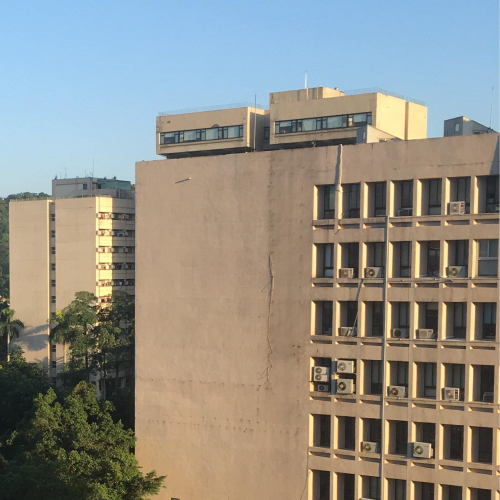
//> input picture houghtransform/ntust.jpg, 500 x 500 px
$ ./main   (built with g++ and OpenCV 4)
//> lines starting //> are read from the running program, lines starting //| are printed output that depends on the picture; after the words box and inside, x2 and y2 are one past the last pixel; in counts of white or black regions, pixels touching at a corner belong together
### houghtransform/hough.h
#ifndef HOUGH_H
#define HOUGH_H

#include <opencv2/opencv.hpp>

void HoughLinesHaha(cv::Mat &image, std::vector<cv::Vec2f> &lines, double rho, double theta, int threshold);

#endif

### houghtransform/hough.cpp
#include "hough.h"

using namespace std;
using namespace cv;

const int edge_color = 255;
const double radian = CV_PI / 180;

void HoughLinesHaha(Mat& source, vector<Vec2f>& lines, double rho, double theta, int threshold)
{
	int image_w = source.cols;
	int image_h = source.rows;
	uchar* image_data = source.data;

	lines.clear();

	//左上為0點 右邊為0度 左邊為179度 右(0)->下(89)->左(179)
	int hough_h = cvCeil(((sqrt(image_w*image_w + image_h * image_h)))/rho);
	int accu_h = cvCeil((hough_h * 2.0));
	int accu_w = CV_PI/theta;

	//int* accu = (int*)calloc(accu_h * accu_w, sizeof(int));
	Mat accu_m(accu_h, accu_w, CV_32S, Scalar(0));//代替calloc
	int* accu_md = (int*)accu_m.data;

	// r-theta space accumulate
	// r|
	//  |
	//  |______
	//       theta
	for (int y = 0; y < image_h; y++)
		for (int x = 0; x < image_w; x++)
			if (image_data[(y*image_w) + x] == edge_color)
				for (double t = 0; t < CV_PI-theta; t += theta)
				{
					int r = cvRound((x * cos(t) + y * sin(t)) / rho);
					int mdx = cvRound(t / theta);
					int mdy = (r + hough_h) * accu_w;//hough_h : offset
					accu_md[mdy + mdx] += 1;
				}

	//高於閾值轉換成線收納
	for (int r = 0; r < accu_h; r++)
		for (int t = 0; t < accu_w; t++)
			if ((int)accu_md[(r*accu_w) + t] >= threshold)
				lines.push_back(Vec2f((r- hough_h)*rho,t*theta));


	Mat rt_space;
	accu_m.convertTo(rt_space, CV_8UC1);
	Mat rt_space_roiA = rt_space(Rect(0, 0, accu_w, hough_h));
	Mat rt_space_roiB = rt_space(Rect(0, hough_h, accu_w, hough_h));
	imshow("roiA", rt_space_roiA);
	imshow("roiB", rt_space_roiB);
}

### houghtransform/main.cpp
#include <opencv2/opencv.hpp>
#include <iostream>
#include "hough.h"

using namespace std;
using namespace cv;

double rho = 1;
double hough_theta = CV_PI / 180;
double hough_threshold = 120;

int main(int argc, char* argv[])
{
	Mat Image = imread("ntust.jpg");
//> Image is the input picture: 500 rows x 500 cols, CV_8UC3; mean B, G, R 134.3, 142.7, 144.5
	Mat GrayImage, GaussImage, CannyImage;
	cvtColor(Image, GrayImage, CV_RGB2GRAY);
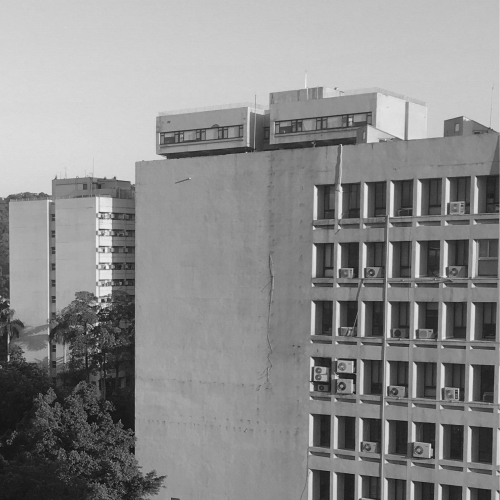
//> GrayImage: 500 rows x 500 cols, CV_8UC1; min 13, max 246, mean 140.4
	GaussianBlur(GrayImage, GaussImage, Size(5, 5), 0, 0);
	Canny(GaussImage, CannyImage, 100, 150);
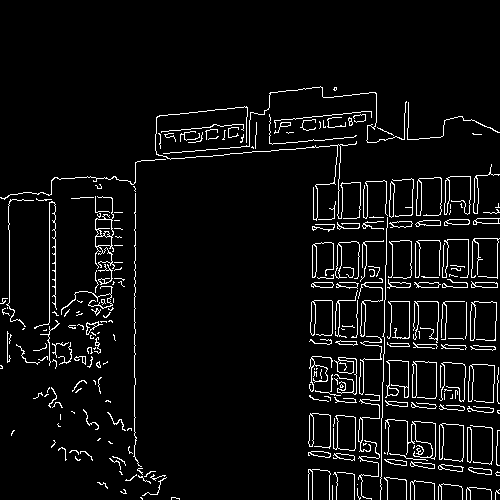
//> CannyImage: 500 rows x 500 cols, CV_8UC1; 5.4% white in thin lines or dots, all inside (x1, y1, x2, y2) = (0, 86, 500, 500)

	vector<Vec2f> Houghlines;
	//OpenCV原版
	HoughLines(CannyImage, Houghlines, rho, hough_theta, hough_threshold);
//> Houghlines = 24 lines (rho, theta), first 12: [389, 0.02], [49, 0], [134, 0], [167, 1.48], [320, 0.02], [235, 1.54], [173, 1.48], [282, 1.57], [316, 0.02], [332, 1.61], [366, 0.02], [363, 0.02]
	for (int i = 0; i < Houghlines.size(); i++)
	{
		float rho = Houghlines[i][0];
		float theta = Houghlines[i][1];
		//printf("rho = %f,theta = %f\n", rho, theta);
		Point pt1, pt2;
		double a = cos(theta);
		double b = sin(theta);
		double x0 = rho * a;
		double y0 = rho * b;
		pt1.x = cvRound(x0 + 1000 * (-b));
		pt1.y = cvRound(y0 + 1000 * a);
		pt2.x = cvRound(x0 - 1000 * (-b));
		pt2.y = cvRound(y0 - 1000 * a);
		line(Image, pt1, pt2, Scalar(0, 0, 255), 1);
	}
//> this loop made 24 passes
//> (rho, theta, a, b, x0, y0) on passes 1 to 12: (389, 0.0175, 1, 0.0175, 388.9, 6.79), (49, 0, 1, 0, 49, 0), (134, 0, 1, 0, 134, 0), (167, 1.48, 0.0872, 0.996, 14.56, 166.4), (320, 0.0175, 1, 0.0175, 320, 5.58), (235, 1.54, 0.0349, 0.999, 8.2, 234.9), (173, 1.48, 0.0872, 0.996, 15.08, 172.3), (282, 1.57, -4.37e-08, 1, -1.23e-05, 282), (316, 0.0175, 1, 0.0175, 316, 5.51), (332, 1.61, -0.0349, 0.999, -11.59, 331.8), (366, 0.0175, 1, 0.0175, 365.9, 6.39), (363, 0.0175, 1, 0.0175, 362.9, 6.34)
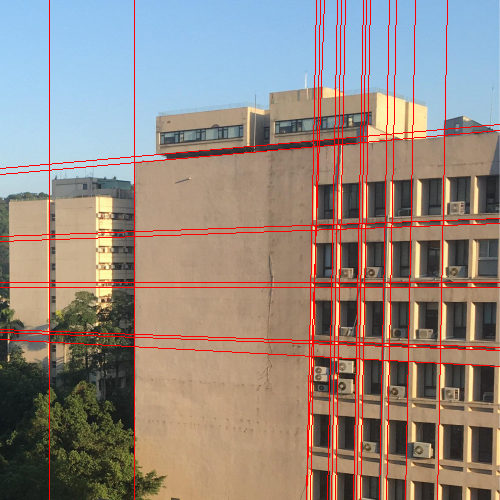
//> Image: 500 rows x 500 cols, CV_8UC3; 4.71% of pixels changed, all inside (x1, y1, x2, y2) = (0, 0, 500, 500)
	namedWindow("ImageOriginal");
	imshow("ImageOriginal", Image);

	//Haha版
	HoughLinesHaha(CannyImage, Houghlines, rho, hough_theta, hough_threshold);
//> in HoughLinesHaha, `int hough_h = cvCeil(((sqrt(image_w*image_w + image_h * image_h)))/rho);`: hough_h = 708
//> in HoughLinesHaha, `int accu_h = cvCeil((hough_h * 2.0));`: accu_h = 1416
//> in HoughLinesHaha, `int accu_w = CV_PI/theta;`: accu_w = 180
//> in HoughLinesHaha, `Mat accu_m(accu_h, accu_w, CV_32S, Scalar(0));`: accu_m: 1416 rows x 180 cols, CV_32SC1; every value is 0
//> after the loop in HoughLinesHaha, `for (int y = 0; y < image_h; y++)`:
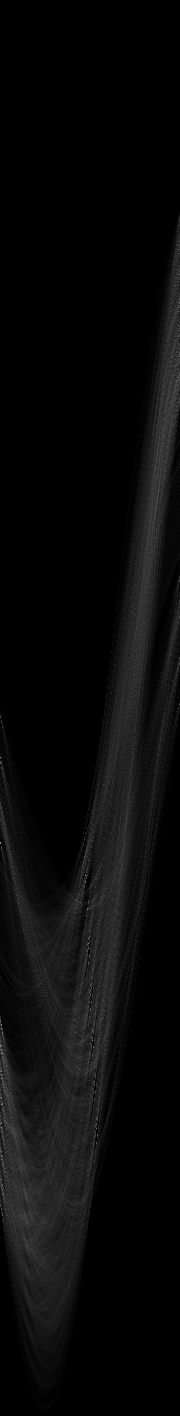
//> accu_m: 1416 rows x 180 cols, CV_32SC1; min 0, max 173, mean 9.5
//> after the loop in HoughLinesHaha, `for (int r = 0; r < accu_h; r++)`: lines = 30 items, first 12: [49, 0], [134, 0], [135, 0], [167, 1.48], [173, 1.48], [235, 1.54], [240, 1.54], [282, 1.57], [287, 1.57], [316, 0.02], [320, 0.02], [324, 0.03]
//> in HoughLinesHaha, `Mat rt_space_roiA = rt_space(Rect(0, 0, accu_w, hough_h));`:
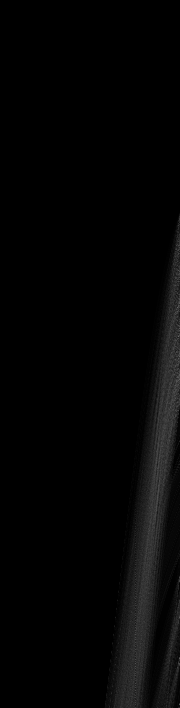
//> rt_space_roiA: 708 rows x 180 cols, CV_8UC1; min 0, max 102, mean 4.6
//> in HoughLinesHaha, `Mat rt_space_roiB = rt_space(Rect(0, hough_h, accu_w, hough_h));`:
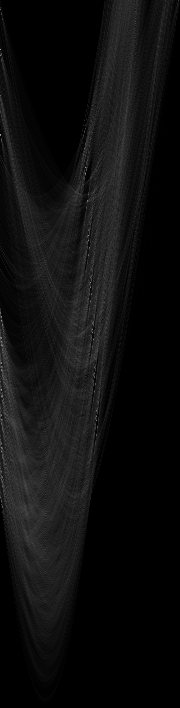
//> rt_space_roiB: 708 rows x 180 cols, CV_8UC1; min 0, max 173, mean 14.4
//> Houghlines has the same summary as lines in HoughLinesHaha
	for (int i = 0; i< Houghlines.size(); i++)
	{
		float rho = Houghlines[i][0];
		float theta = Houghlines[i][1];
		//printf("rho = %f,theta = %f\n", rho, theta);
		Point pt1, pt2;
		double a = cos(theta);
		double b = sin(theta);
		double x0 = rho * a;
		double y0 = rho * b;
		pt1.x = cvRound(x0 + 1000 * (-b));
		pt1.y = cvRound(y0 + 1000 * a);
		pt2.x = cvRound(x0 - 1000 * (-b));
		pt2.y = cvRound(y0 - 1000 * a);
		line(Image, pt1, pt2, Scalar(255, 0, 0), 1);
	}
//> this loop made 30 passes
//> (rho, theta, a, b, x0, y0) on passes 1 to 12: (49, 0, 1, 0, 49, 0), (134, 0, 1, 0, 134, 0), (135, 0, 1, 0, 135, 0), (167, 1.48, 0.0872, 0.996, 14.56, 166.4), (173, 1.48, 0.0872, 0.996, 15.08, 172.3), (235, 1.54, 0.0349, 0.999, 8.2, 234.9), (240, 1.54, 0.0349, 0.999, 8.38, 239.9), (282, 1.57, -4.37e-08, 1, -1.23e-05, 282), (287, 1.57, -4.37e-08, 1, -1.25e-05, 287), (316, 0.0175, 1, 0.0175, 316, 5.51), (320, 0.0175, 1, 0.0175, 320, 5.58), (324, 0.0349, 0.999, 0.0349, 323.8, 11.31)
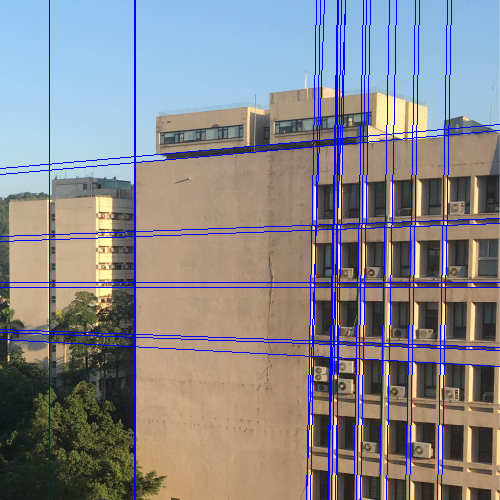
//> Image: 500 rows x 500 cols, CV_8UC3; 5.74% of pixels changed, all inside (x1, y1, x2, y2) = (0, 0, 500, 500)
	namedWindow("ImageHaha");
	imshow("ImageHaha", Image);

	waitKey();
	return 0;
}
